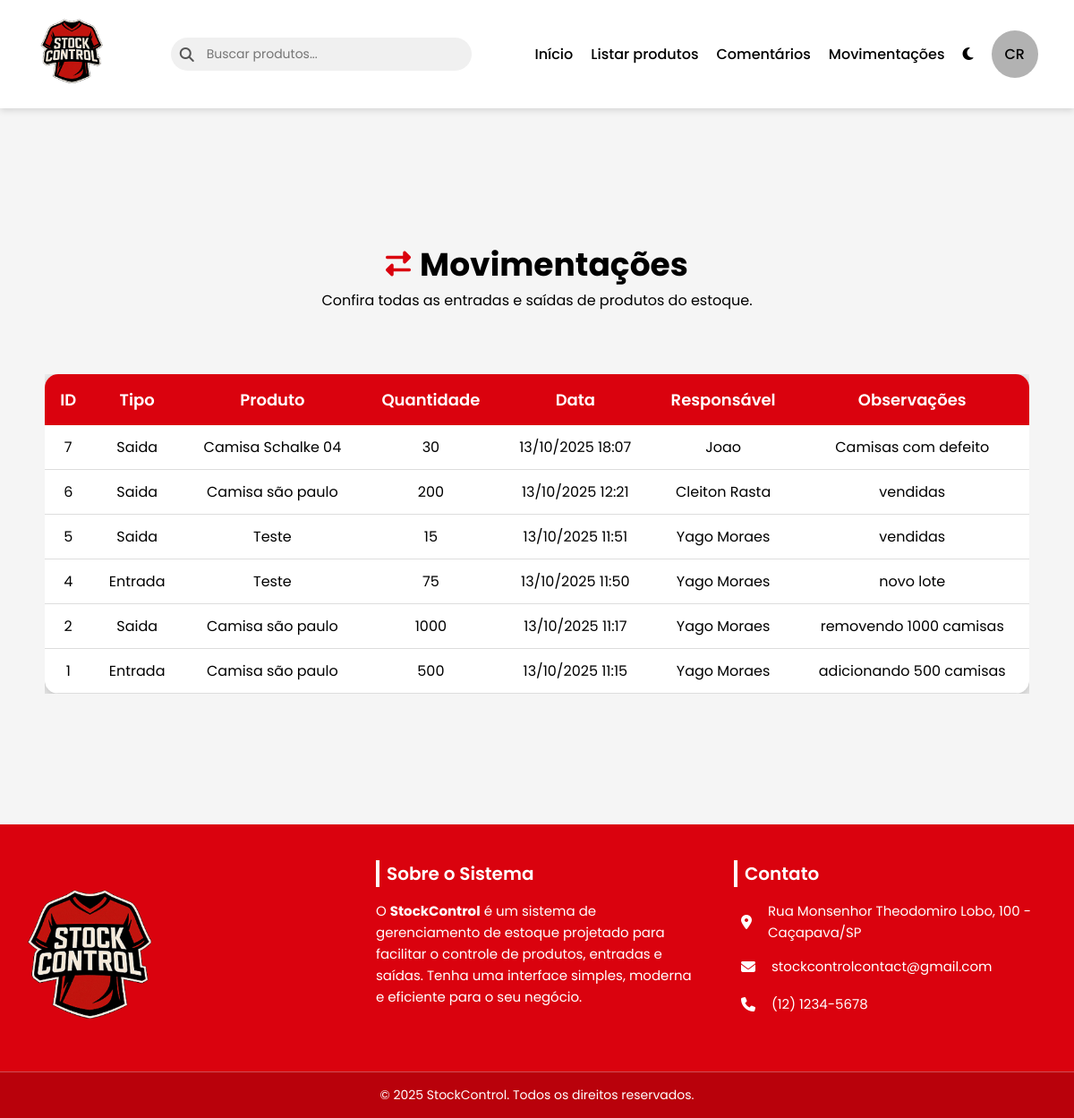
/php/movimentacoes.php (signed in), run on the app's committed database.
### tables this page shows
CREATE TABLE `movimentacoes` (
  `id_movimentacao` int(11) NOT NULL,
  `id_produto` int(11) NOT NULL,
  `id_usuario` int(11) NOT NULL,
  `tipo` enum('entrada','saida') NOT NULL,
  `quantidade` int(11) NOT NULL,
  `data_movimentacao` datetime DEFAULT current_timestamp(),
  `observacao` text DEFAULT NULL
);

CREATE TABLE `produtos` (
  `id_produto` int(11) NOT NULL,
  `nome_produto` varchar(255) NOT NULL,
  `descricao_produto` varchar(255) NOT NULL,
  `quantidade_produto` int(11) NOT NULL,
  `preco_produto` float NOT NULL,
  `status_produto` enum('Ativo','Inativo') NOT NULL,
  `imagem_produto` longblob NOT NULL,
  `data_criacao_produto` datetime NOT NULL
);

CREATE TABLE `usuarios` (
  `id_usuario` int(11) NOT NULL,
  `nome_usuario` varchar(100) NOT NULL,
  `email_usuario` varchar(100) NOT NULL,
  `senha_usuario` varchar(255) NOT NULL,
  `tipo_usuario` enum('Administrador','Funcionario') NOT NULL
);

### php/movimentacoes.php (the view, shortened to what this page needs)
<?php
include('conexao.php');
$stmt_mov = $conexao->prepare(
    'SELECT m.id_movimentacao, m.tipo, m.quantidade, m.data_movimentacao,
            u.nome_usuario, p.nome_produto, m.observacao
     FROM movimentacoes m
     INNER JOIN usuarios u ON m.id_usuario = u.id_usuario
     INNER JOIN produtos p ON m.id_produto = p.id_produto
     ORDER BY m.data_movimentacao DESC'
);
$stmt_mov->execute();
$result_mov = $stmt_mov->get_result();
?>
<!DOCTYPE html>
<html lang="pt-br">
<head>
    <link rel="stylesheet" href="../css/gerenciar_usuarios.css">
</head>
<body>
    <?php include 'nav.php'; ?>
    <main>
        <div class="titulo">
            <h1><i class="fas fa-exchange-alt"></i> Movimentações</h1>
            <p>Confira todas as entradas e saídas de produtos do estoque.</p>
        </div>
        <div class="table-container">
            <table>
                <thead>
                    <tr>
                        <th>ID</th>
                        <th>Tipo</th>
                        <th>Produto</th>
                        <th>Quantidade</th>
                        <th>Data</th>
                        <th>Responsável</th>
                        <th>Observações</th>
                    </tr>
                </thead>
                <tbody>
                    <?php if ($result_mov->num_rows > 0): ?>
                        <?php while ($mov = $result_mov->fetch_assoc()): ?>
                            <tr>
                                <td><?= htmlspecialchars($mov['id_movimentacao']) ?></td>
                                <td><?= ucfirst(htmlspecialchars($mov['tipo'])) ?></td>
                                <td><?= htmlspecialchars($mov['nome_produto']) ?></td>
                                <td><?= htmlspecialchars($mov['quantidade']) ?></td>
                                <td><?= date('d/m/Y H:i', strtotime($mov['data_movimentacao'])) ?></td>
                                <td><?= htmlspecialchars($mov['nome_usuario']) ?></td>
                                <td><?= htmlspecialchars($mov['observacao']) ?></td>
                            </tr>
                        <?php endwhile; ?>
                    <?php else: ?>
                        <tr>
                            <td colspan="6" style="text-align:center;">Nenhuma movimentação encontrada.</td>
                        </tr>
                    <?php endif; ?>
                </tbody>
            </table>
        </div>
    </main>
    <?php include('footer.php') ?>
</body>
</html>

### css/gerenciar_usuarios.css (style rules this page uses)
* { margin: 0; padding: 0; box-sizing: border-box; font-family: 'Poppins', sans-serif; scroll-behavior: smooth; }
main { display: flex; justify-content: center; align-items: center; flex-direction: column; padding: 50px; min-height: 100vh; background-color: #f5f5f5; }
.titulo { text-align: center; margin-bottom: 40px; position: relative; }
.titulo h1 { font-size: 36px; font-weight: 700; display: flex; justify-content: center; align-items: center; gap: 10px; }
.titulo h1 i { font-size: 28px; color: #DA020E; }
.table-container { width: 100%; overflow-x: auto; margin-top: 30px; }
table { border-collapse: separate; border-spacing: 0; width: 100%; min-width: 800px; background-color: white; border-radius: 15px; overflow: hidden; box-shadow: 0 4px 20px rgba(0, 0, 0, 0.3); }
thead { background-color: #DA020E; color: white; font-size: 18px; }
thead th { padding: 15px; text-align: center; font-weight: 600; }
tbody tr { transition: all 0.2s ease-in-out; }
tbody td, tbody th { border-bottom: 1px solid #ddd; padding: 12px 15px; font-weight: 400; color: black; text-align: center; }

### css/footer.css (style rules this page uses)
* { margin: 0; padding: 0; box-sizing: border-box; font-family: 'Poppins', sans-serif; scroll-behavior: smooth; }

### data on the page
movimentacoes: id_movimentacao "7", tipo "Saida", id_produto.nome_produto "Camisa Schalke 04", quantidade "30", data_movimentacao "13/10/2025 18:07", id_usuario.nome_usuario "Joao", observacao "Camisas com defeito"
movimentacoes: id_movimentacao "6", tipo "Saida", id_produto.nome_produto "Camisa são paulo", quantidade "200", data_movimentacao "13/10/2025 12:21", id_usuario.nome_usuario "Cleiton Rasta", observacao "vendidas"
movimentacoes: id_movimentacao "5", tipo "Saida", id_produto.nome_produto "Teste", quantidade "15", data_movimentacao "13/10/2025 11:51", id_usuario.nome_usuario "Yago Moraes", observacao "vendidas"
movimentacoes: id_movimentacao "4", tipo "Entrada", id_produto.nome_produto "Teste", quantidade "75", data_movimentacao "13/10/2025 11:50", id_usuario.nome_usuario "Yago Moraes", observacao "novo lote"
movimentacoes: id_movimentacao "2", tipo "Saida", id_produto.nome_produto "Camisa são paulo", quantidade "1000", data_movimentacao "13/10/2025 11:17", id_usuario.nome_usuario "Yago Moraes", observacao "removendo 1000 camisas"
movimentacoes: id_movimentacao "1", tipo "Entrada", id_produto.nome_produto "Camisa são paulo", quantidade "500", data_movimentacao "13/10/2025 11:15", id_usuario.nome_usuario "Yago Moraes", observacao "adicionando 500 camisas"

### other printed values
$iniciais "CR"
